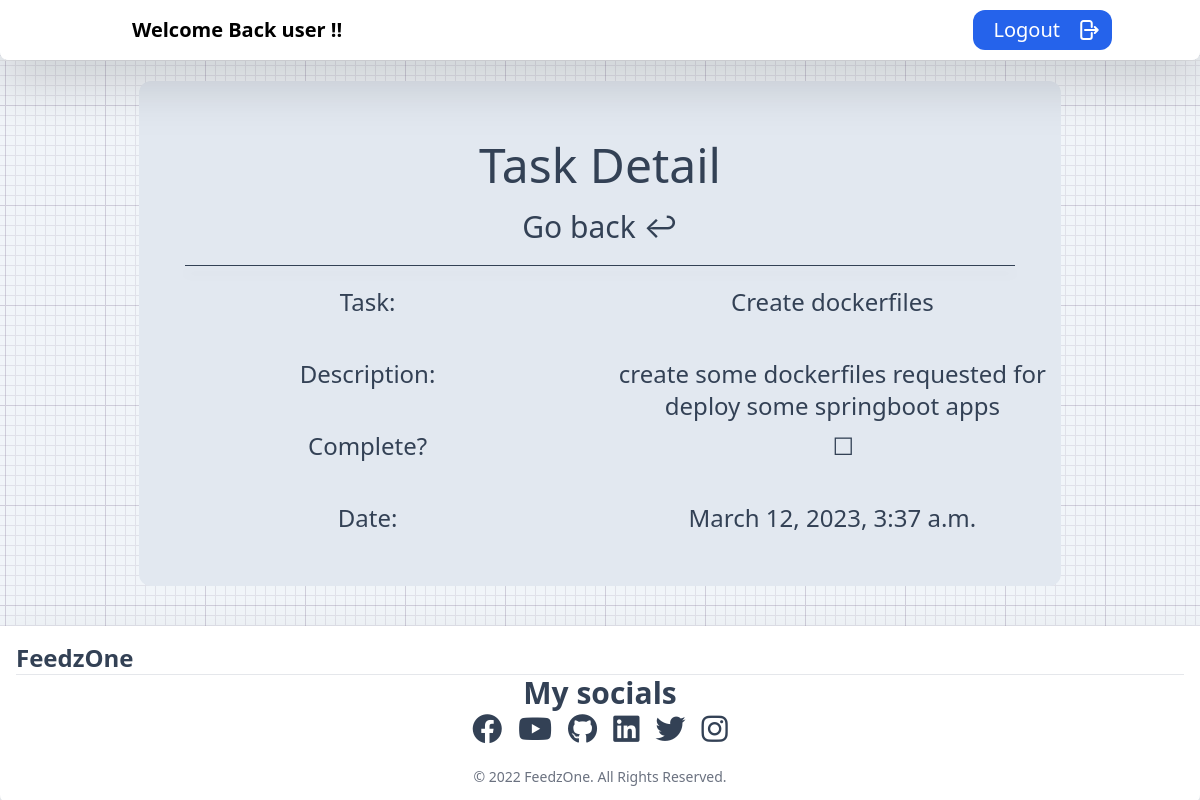
The app's page /task/25 (signed in) with its own data.
### base/models.py (models this page shows, shortened)
class Task(models.Model):
    user = models.ForeignKey(User, on_delete=models.CASCADE, null=True, blank=True)
    title = models.CharField(max_length=200)
    description = models.TextField(null=True, blank=True)
    complete = models.BooleanField(default=False)
    created = models.DateTimeField(auto_now_add=True)
    class Meta:
        ordering = ['complete']

### base/views.py (the view)
# urls.py: path('task/<int:pk>', TaskDetail.as_view(), name='task'),
class TaskDetail(LoginRequiredMixin, DetailView):
    model = Task
    context_object_name = 'Task'
    template_name = 'base/task.html'

### base/templates/base/task.html
{% extends 'layout.html' %}
{% block content %}
<div class="container pt-5 pb-5 justify-center items-center h-15 my-5 w-[95%] md:w-[90%] mx-auto py-0 text-xl md:text-2xl xl:text-3xl text-slate-700 dark:text-white bg-slate-200 dark:bg-slate-700 rounded-xl">
    <h1 class="dark:text-white text-5xl mt-10">Task Detail</h1>
    <div class="mt-5 mb-5">
        <a class="text-3xl dark:text-white" href="{% url 'tasks' %}">Go back &#x21a9</a>
    </div>
    <div class="w-[90%] mx-auto mb-5">
        <hr class="border-slate-700 drop-shadow-xl">
    </div>
    <div class="grid gap-2 grid-cols-2 grid-rows-4 ">
        <p class="">Task:</p>
        <p class="text-clip break-words">{{ Task.title }}</p>
        <p>Description:</p>
        <p class="text-clip break-words">{{ Task.description }}</p>
        <p>Complete?</p>
        <div class="w-[5%] col-start-0 col-span-1 items-center mx-auto px-8 dark:text-white">
            {% if Task.complete is True %}
                <p class="ml-[50%] mr-[50%]">&#x2611</p>
            {% else %}
                <p class="ml-[50%] mr-[50%]">&#x2610</p>
            {% endif %}
        </div>
        <p>Date:</p>
        <p class="text-clip break-words">{{ Task.created }}</p>
    </div>
{% endblock %}

### base/templates/layout.html (shortened to what this page needs)
{% load tailwind_tags %}
{% load static %}
<!DOCTYPE html>
<html lang="en">
<head>
    <link rel="stylesheet" href="https://cdnjs.cloudflare.com/ajax/libs/font-awesome/6.2.0/css/all.min.css"
>
    <link rel="stylesheet" href="/theme/static/css/main.css">
    {% tailwind_css %}
</head>
<body class="bg text-center bg-slate-100 dark:bg-slate-800 w-full h-full">
    {% if request.user.is_authenticated %}
    <header>
    <nav class="bg-white border-gray-200 px-2 sm:px-4 py-2.5 rounded-b-lg dark:bg-gray-900 drop-shadow-2xl">
        <div class="container flex flex-wrap items-center justify-between mx-auto">
        <a href="" class="flex items-center">
            <span class="self-center text-xl font-semibold whitespace-nowrap dark:text-white">Welcome Back {{ request.user}} !!</span>
        </a>
        <div class="flex md:order-2">
            <button class="group h-10 pl-5 flex items-center space-x-4 bg-blue-600 rounded-xl">
                <a href="{% url 'logout' %}" class="text-xl text-white">Logout</a>
                <div class="flex items-center">
                </div>
            </button>
        </div>
        </div>
      </nav>
    </header>
    {% endif %}
    <hr>
    <main class="min-h-screen">
        <div class="container mx-auto pb-10 w-[95%]">
            {% block content %}
            {% endblock %}
        </div>
    </main>
<footer class="p-4 bg-white border-gray-200 px-2 sm:px-4 rounded-b-lg dark:bg-gray-900 drop-shadow-2xl inset-x-0 bottom-0 mt-10 text-slate-700 dark:text-white">
    <div class="sm:flex sm:items-center sm:justify-between">
        <a href="https://FeedzOne.com/" class="flex items-center mb-4 sm:mb-0">
            <span class="self-center text-2xl font-semibold whitespace-nowrap dark:text-white">FeedzOne</span>
        </a>
    </div>
    <hr class="my-6 border-gray-200 sm:mx-auto dark:border-gray-700 lg:my-8">
    <div class="contaner mx-auto w-[50vw] mb-5">
      <h2 class="text-3xl font-bold mb-4 text-center">My socials</h2>
            <ul class="flex space-x-2 text-3xl space-x-4 justify-center">
              <li>
                <a href="https://www.facebook.com/feedzonetv" target="_blank" rel="noopener noreferrer">
                  <i class="fa-brands fa-facebook"></i>
                </a>
              </li>
              <li>
                <a href="https://www.youtube.com/channel/UCR49N6zJwTKV_KLA3upVVpQ" target="_blank" rel="noopener noreferrer">
                  <i class="fa-brands fa-youtube"></i>
                </a>
              </li>
              <li>
                <a href="https://github.com/FeedzOne" target="_blank" rel="noopener noreferrer">
                  <i class="fa-brands fa-github hover:opacity-80"></i>
                </a>
              </li>
              <li>
                <a href="https://www.linkedin.com/in/erick-miguel-paredes-ortega/" target="_blank" rel="noopener noreferrer">
                  <i class="fa-brands fa-linkedin"></i>
                </a>
              </li>
              <li>
                <a href="https://twitter.com/FeedzOneTV" target="_blank" rel="noopener noreferrer">
                  <i class="fa-brands fa-twitter"></i>
                </a>
              </li>
              <li>
                <a href="https://www.instagram.com/feedzonetv/" target="_blank" rel="noopener noreferrer">
                  <i class="fa-brands fa-instagram"></i>
                </a>
              </li>
            </ul>
    </div>
    <span class="block text-sm text-gray-500 text-center dark:text-gray-400">&#169; 2022 <a href="https://FeedzOne.com/" class="hover:underline">FeedzOne</a>. All Rights Reserved.
    </span>
  </footer>
</body>
</html>

### records on screen
Task: title "Create dockerfiles", description "create some dockerfiles requested for deploy some springboot apps", created "March 12, 2023, 3:37 a.m."

### other values on screen
{{ request.user }} "user"
